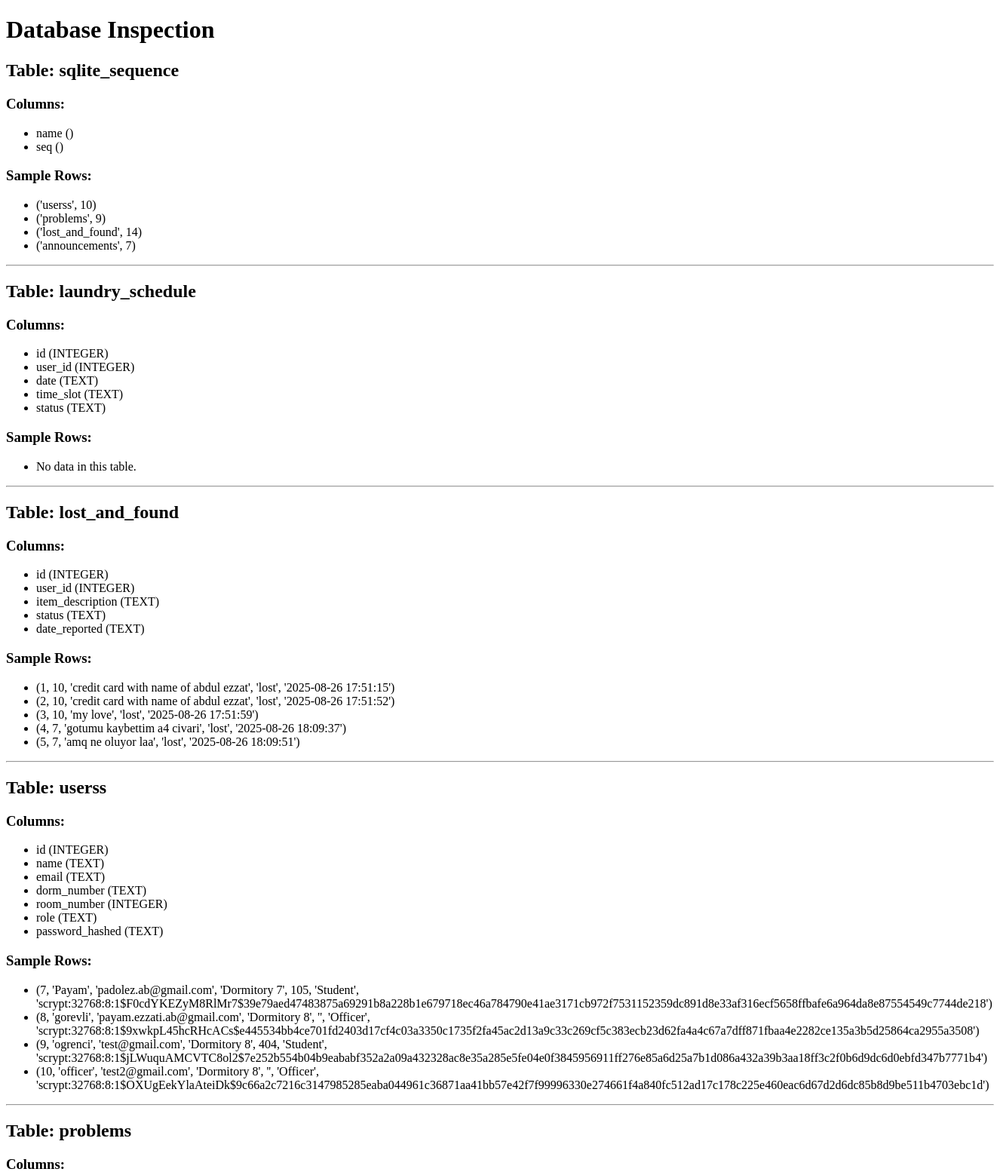
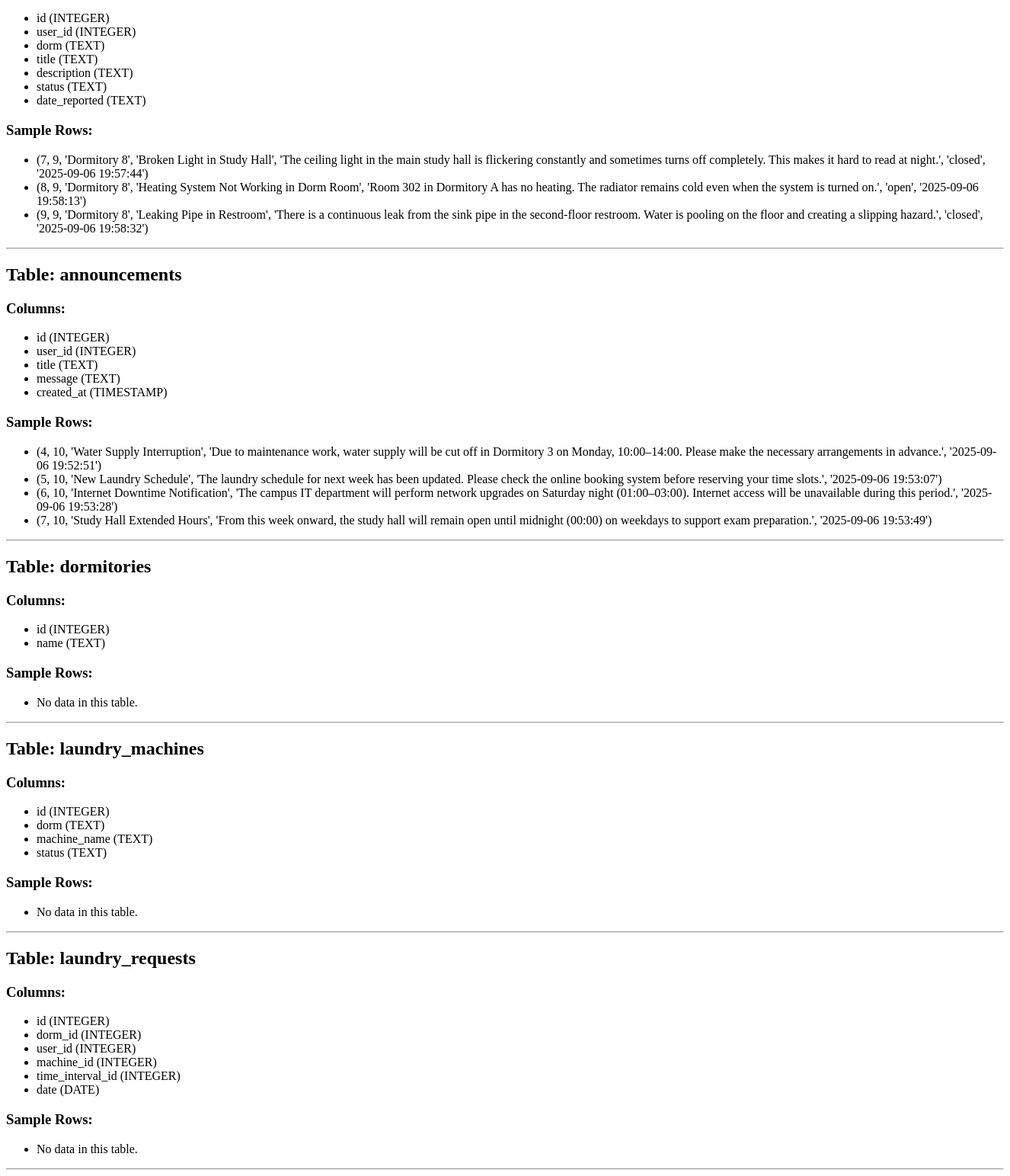
Before: /inspect with the older database file (2 pictures, top to bottom).
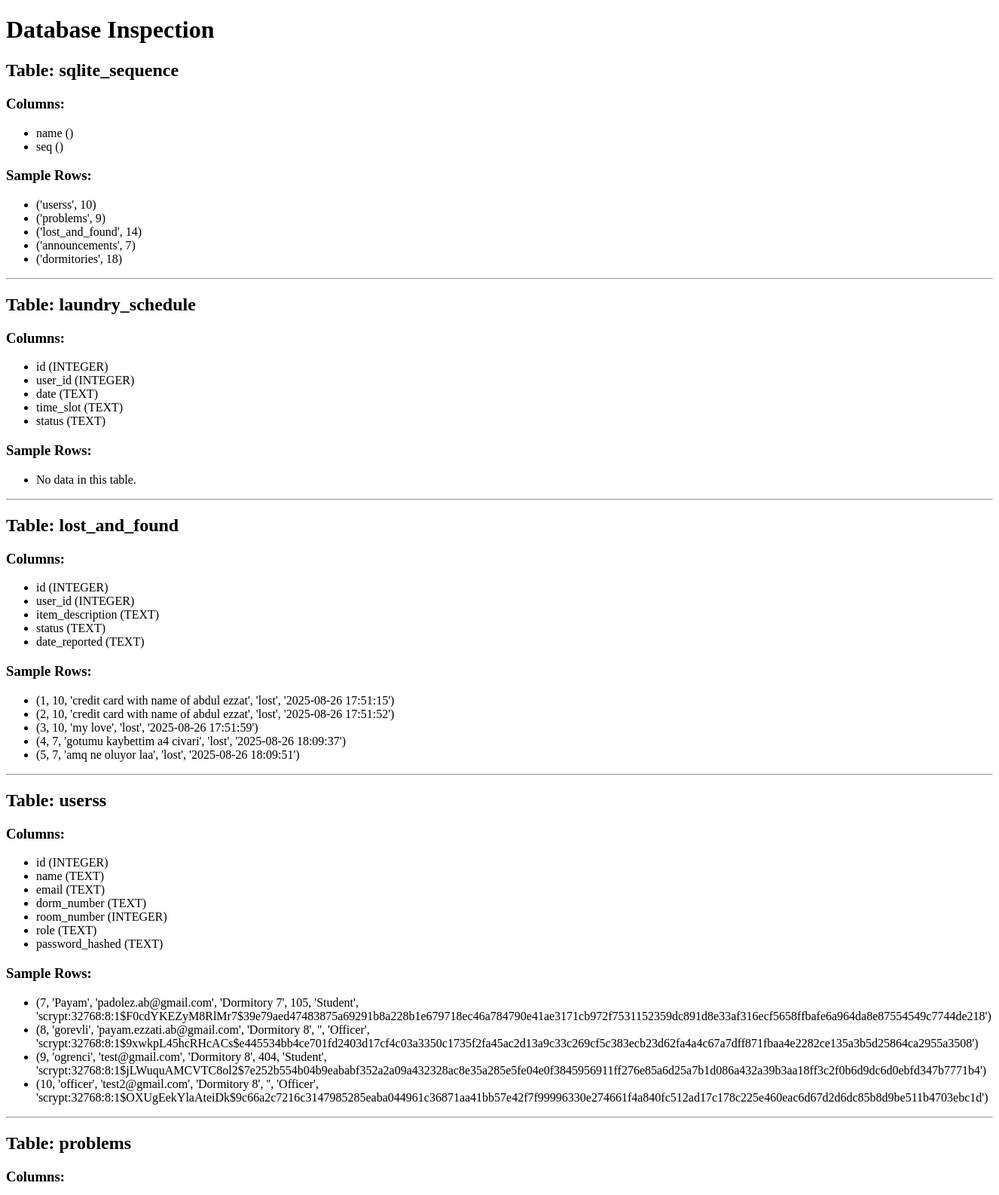
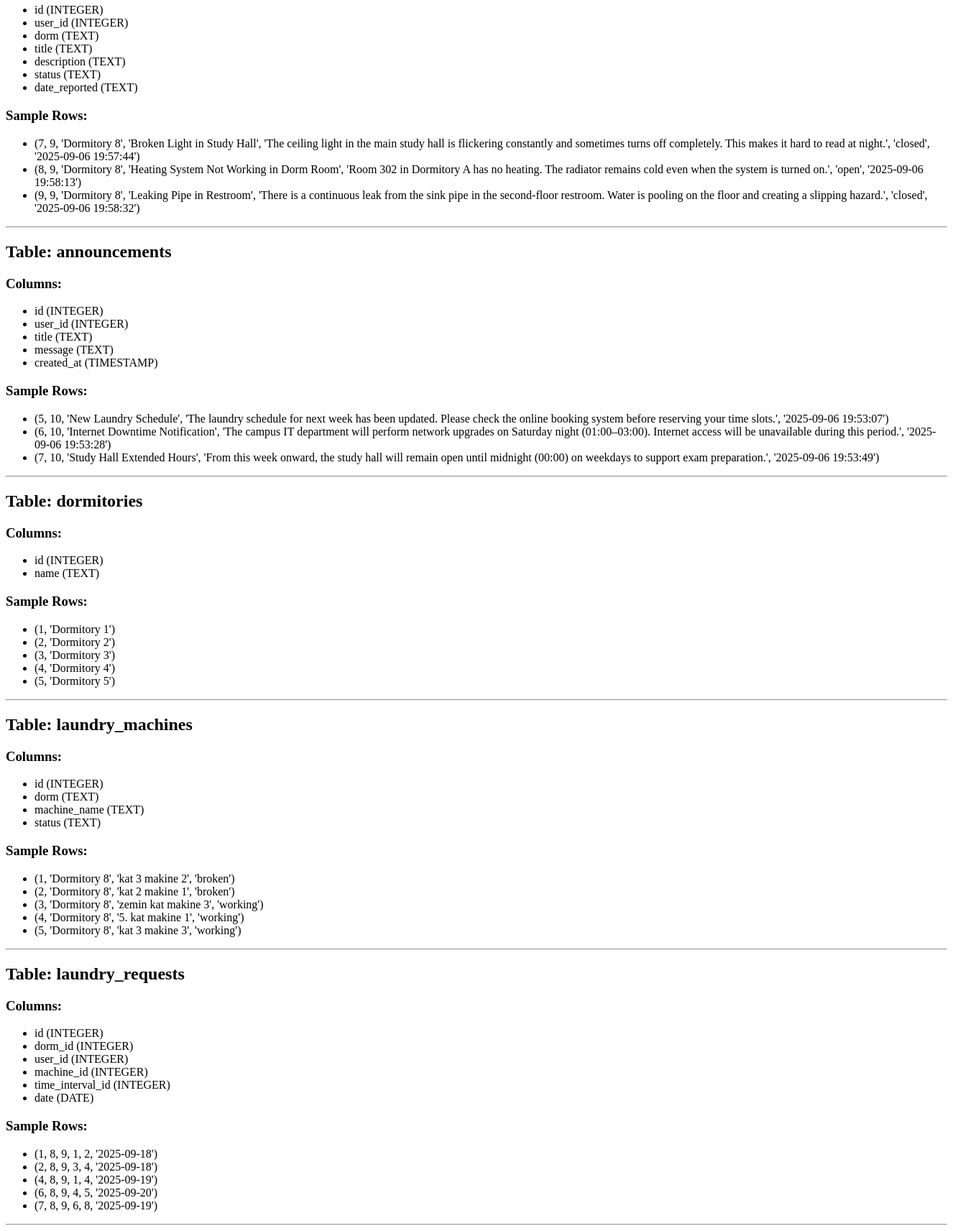
After: the same page with the newer database file (2 pictures, top to bottom).
### tables this page shows
CREATE TABLE lost_and_found (
    id INTEGER PRIMARY KEY AUTOINCREMENT,
    user_id INTEGER NOT NULL,
    item_description TEXT NOT NULL,
    status TEXT DEFAULT 'lost',
    date_reported TEXT DEFAULT (datetime('now')),
    FOREIGN KEY (user_id) REFERENCES users(id)
    );

CREATE TABLE userss(
            id INTEGER PRIMARY KEY AUTOINCREMENT,
            name TEXT,
            email TEXT UNIQUE,
            dorm_number TEXT,
            room_number INTEGER,
            role TEXT,
            password_hashed TEXT
        );

CREATE TABLE problems (
    id INTEGER PRIMARY KEY AUTOINCREMENT,
    user_id INTEGER NOT NULL,
    dorm TEXT,
    title TEXT NOT NULL,
    description TEXT NOT NULL,
    status TEXT DEFAULT 'open',
    date_reported TEXT DEFAULT (datetime('now')),
    FOREIGN KEY (user_id) REFERENCES userss(id)
    );

CREATE TABLE announcements(
            id INTEGER PRIMARY KEY AUTOINCREMENT,
            user_id INTEGER NOT NULL,
            title TEXT,
            message TEXT,
            created_at TIMESTAMP DEFAULT CURRENT_TIMESTAMP,
            FOREIGN KEY (user_id) REFERENCES userss(id)
        );

CREATE TABLE dormitories (
    id INTEGER PRIMARY KEY AUTOINCREMENT,
    name TEXT UNIQUE
    );

CREATE TABLE laundry_machines (
    id INTEGER PRIMARY KEY AUTOINCREMENT,
    dorm text,
    machine_name TEXT,
    status TEXT DEFAULT 'working'
    );

CREATE TABLE laundry_requests (
    id INTEGER PRIMARY KEY AUTOINCREMENT,
    dorm_id INTEGER NOT NULL,
    user_id INTEGER NOT NULL,
    machine_id INTEGER NOT NULL,
    time_interval_id INTEGER NOT NULL,
    date DATE NOT NULL,
    FOREIGN KEY (user_id) REFERENCES userss(id),
    FOREIGN KEY (dorm_id) REFERENCES dormitories(id),
    FOREIGN KEY (machine_id) REFERENCES laundry_machines(id),
    UNIQUE (dorm_id, machine_id, time_interval_id, date)
    );

### app.py (the view)
@app.route("/inspect")
def inspect_db():
    conn = sqlite3.connect("dormapp.db")
    cursor = conn.cursor()
    cursor.execute("SELECT name FROM sqlite_master WHERE type='table';")
    tables = cursor.fetchall()
    db_info = []
    for table_tuple in tables:
        table_name = table_tuple[0]
        cursor.execute(f"PRAGMA table_info({table_name});")
        columns = cursor.fetchall()
        cursor.execute(f"SELECT * FROM {table_name} LIMIT 5;")
        rows = cursor.fetchall()
        db_info.append({
            "table": table_name,
            "columns": columns,
            "rows": rows
        })
    conn.close()
    return render_template("inspect.html", db_info=db_info)

### templates/inspect.html (shortened to what this page needs)
<!DOCTYPE html>
<html>
<head>
</head>
<body>
    <h1>Database Inspection</h1>
    {% for table in db_info %}
        <h2>Table: {{ table.table }}</h2>
        <h3>Columns:</h3>
        <ul>
            {% for col in table.columns %}
                <li>{{ col[1] }} ({{ col[2] }})</li>
            {% endfor %}
        </ul>
        <h3>Sample Rows:</h3>
        <ul>
            {% for row in table.rows %}
                <li>{{ row }}</li>
            {% endfor %}
            {% if table.rows|length == 0 %}
                <li>No data in this table.</li>
            {% endif %}
        </ul>
        <hr>
    {% endfor %}
</body>
</html>

Changed rows visible on the page:
removed announcements: row "(4, 10, 'Water Supply Interruption', 'Due to maintenance work, water supply will be cut off in Dormitory 3 on Monday, 10:00–14:00. Please make the necessary arrangements in advance.', '2025-09-06 19:52:51')"
added dormitories: row "(1, 'Dormitory 1')"
added dormitories: row "(2, 'Dormitory 2')"
added dormitories: row "(3, 'Dormitory 3')"
added dormitories: row "(4, 'Dormitory 4')"
added dormitories: row "(5, 'Dormitory 5')"
added laundry_machines: row "(1, 'Dormitory 8', 'kat 3 makine 2', 'broken')"
added laundry_machines: row "(2, 'Dormitory 8', 'kat 2 makine 1', 'broken')"
added laundry_machines: row "(3, 'Dormitory 8', 'zemin kat makine 3', 'working')"
added laundry_machines: row "(4, 'Dormitory 8', '5. kat makine 1', 'working')"
added laundry_machines: row "(5, 'Dormitory 8', 'kat 3 makine 3', 'working')"
added laundry_requests: row "(1, 8, 9, 1, 2, '2025-09-18')"
added laundry_requests: row "(2, 8, 9, 3, 4, '2025-09-18')"
added laundry_requests: row "(4, 8, 9, 1, 4, '2025-09-19')"
added laundry_requests: row "(6, 8, 9, 4, 5, '2025-09-20')"
added laundry_requests: row "(7, 8, 9, 6, 8, '2025-09-19')"
Other visible differences:
new list line: "('dormitories', 18)"
list line gone: "No data in this table."
